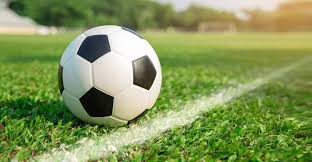
#> input picture Exercises/ball.jpg, 312 x 162 px
$ python week3.py
#> lines starting #> are read from the running program, lines starting #| are printed output that depends on the picture
import numpy as np
import cv2 as cv
from matplotlib import pyplot as plt

img = cv.imread('ball.jpg', 0)
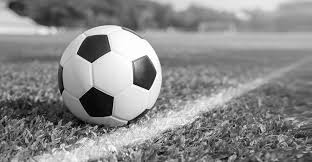
#> img: shape (162, 312); min 0, max 255, mean 137.7
edges = cv.Canny(img,100,200)
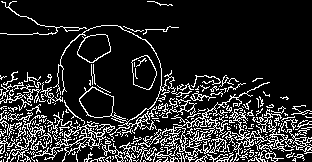
#> edges: shape (162, 312); 15.5% white in thin lines or dots

plt.subplot(122),plt.imshow(edges, cmap = 'gray')
plt.title('Edge Image'), plt.xticks([]), plt.yticks([])

plt.subplot(121), plt.imshow(img, cmap = 'gray')
plt.title('Priginal Image'), plt.xticks([]), plt.yticks([])

plt.show()
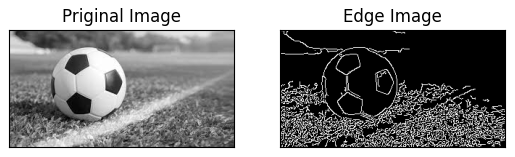
#> figure drawn by matplotlib, 2 panels

$ run again, with Exercises/island.jpg copied over Exercises/ball.jpg
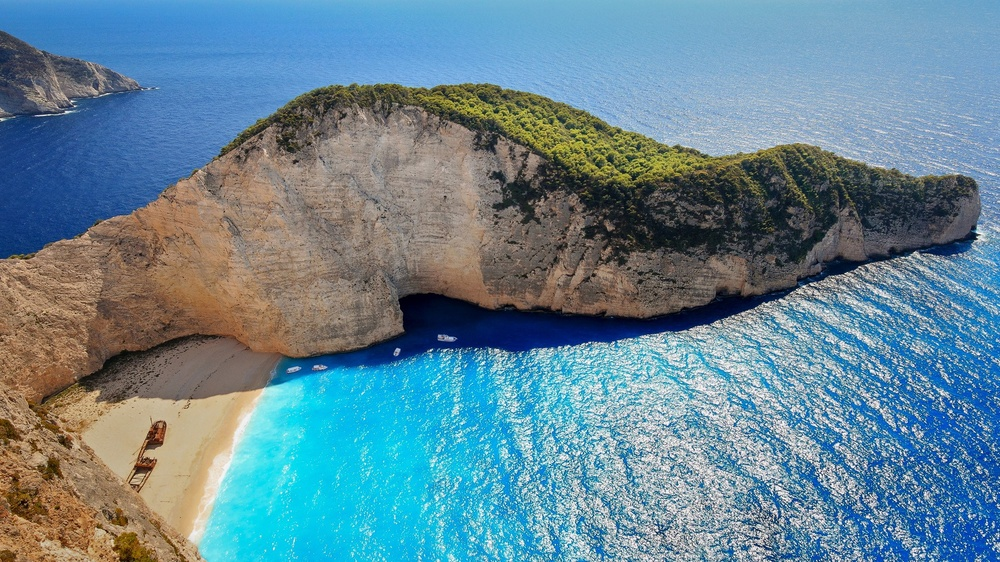
#> input picture Exercises/island.jpg, 1000 x 562 px, shrunk from 1920 x 1080 before the run
#> `edges = cv.Canny(img,100,200)`:
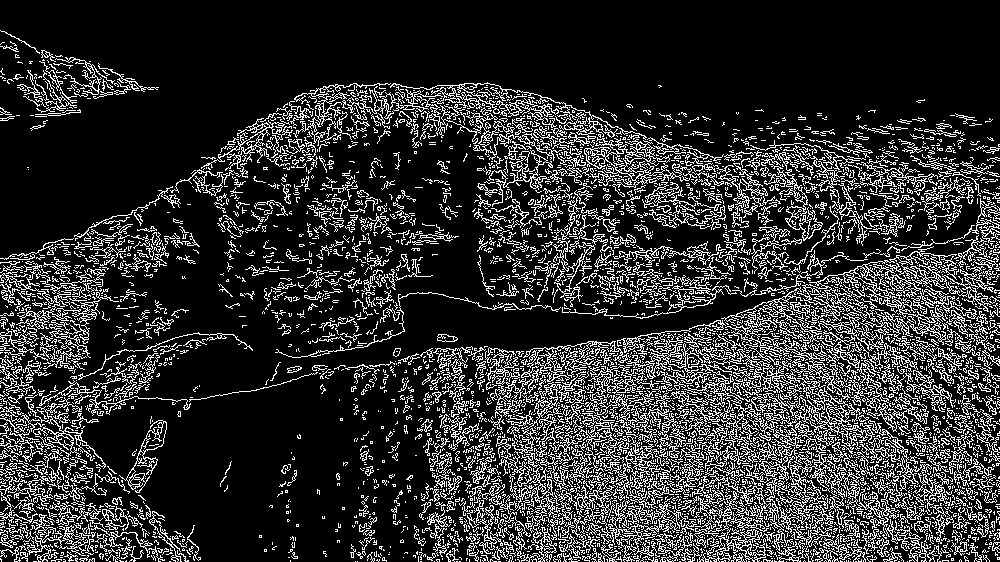
#> edges: shape (562, 1000); 18.7% white in thin lines or dots
#> `plt.show()`:
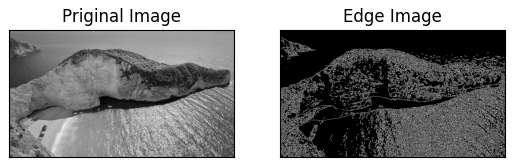
#> figure drawn by matplotlib, 2 panels
